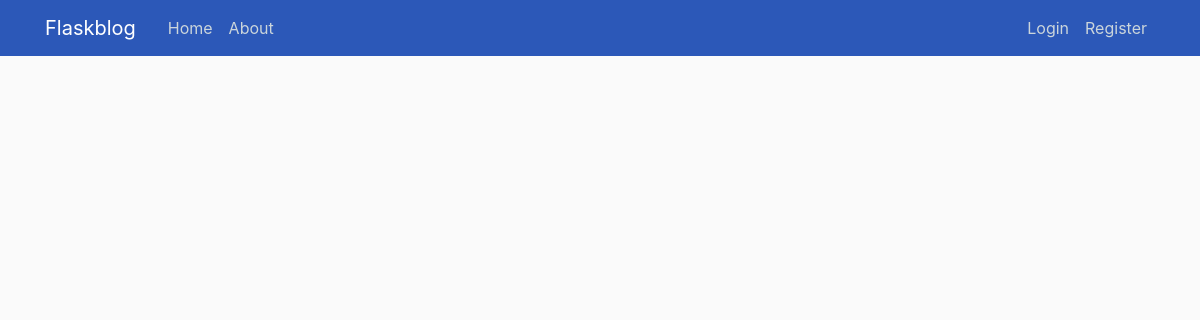
The app's page /home, older data.
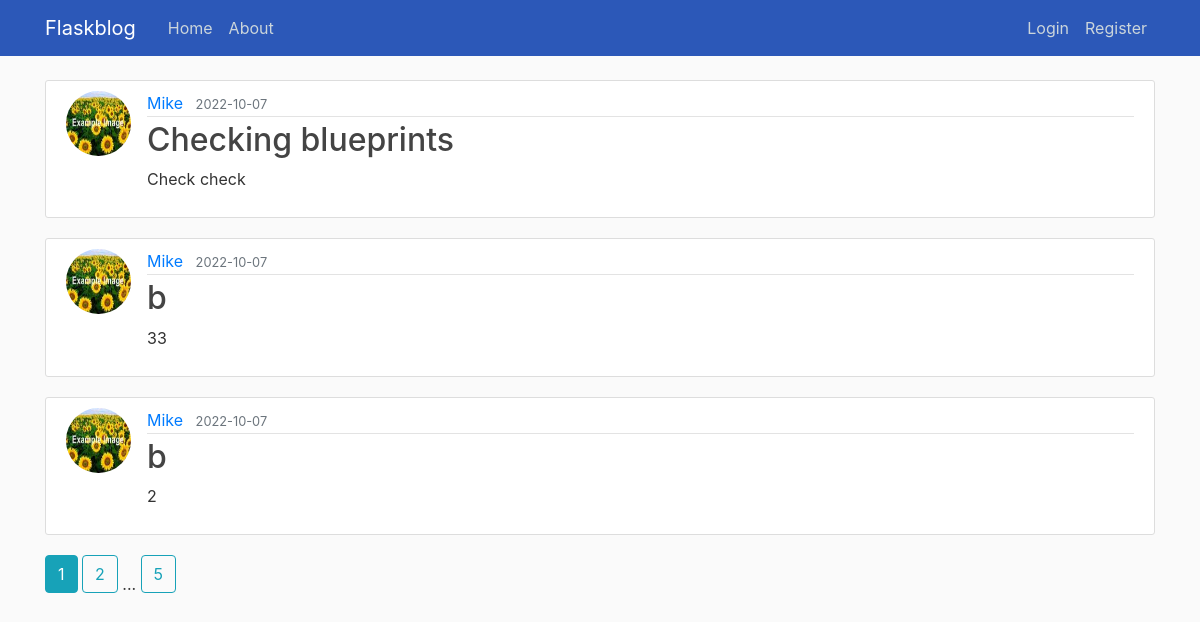
The same page, newer data.
### flaskblog/models.py (models this page shows, shortened)
class Post(db.Model):
    id = db.Column(db.Integer, primary_key=True)
    title = db.Column(db.String(100), nullable=False)
    date = db.Column(db.DateTime, nullable=False, default=datetime.utcnow)
    body = db.Column(db.Text, nullable=False)
    user_id = db.Column(db.Integer, db.ForeignKey('user.id'), nullable=False)

class User(db.Model, UserMixin):
    id = db.Column(db.Integer, primary_key=True)
    username = db.Column(db.String(20), unique=True, nullable=False)
    email = db.Column(db.String(120), unique=True, nullable=False)
    image_file = db.Column(db.String(20), nullable=False, default='default.jpg')
    password = db.Column(db.String(60), nullable=False)
    posts = db.relationship('Post', backref='author', lazy=True)

### flaskblog/main/routes.py (the view)
@bp.route("/")
@bp.route("/home")
def home():
    page = request.args.get('page', 1, type=int)
    posts = Post.query.order_by(Post.date.desc()).paginate(page=page, per_page=3)
    return render_template('home.html', posts=posts)

### flaskblog/templates/home.html
{% extends "layout.html" %}
{% block content %}
    {% for post in posts.items %}
        <article class="media content-section">
          <img class="rounded-circle article-img" src="{{ url_for('static', filename='profile_pics/' + post.author.image_file) }}">
          <div class="media-body">
            <div class="article-metadata">
              <a class="mr-2" href="{{ url_for('users.user_posts', username=post.author.username) }}">{{ post.author.username }}</a>
              <small class="text-muted">{{ post.date.strftime('%Y-%m-%d') }}</small>
            </div>
            <h2><a class="article-title" href="{{ url_for('posts.post', post_id=post.id) }}">{{ post.title }}</a></h2>
            <p class="article-content">{{ post.body }}</p>
          </div>
        </article>
    {% endfor %}
    {% for page_num in posts.iter_pages(left_edge=1, right_edge=1, left_current=1, right_current=2) %}
      {% if page_num %}
        {% if posts.page == page_num %}
          <a class="btn btn-info mb-4" href="{{ url_for('main.home', page=page_num) }}">{{ page_num }}</a>
        {% else %}
          <a class="btn btn-outline-info mb-4" href="{{ url_for('main.home', page=page_num) }}">{{ page_num }}</a>
        {% endif %}
      {% else %}
        ...
      {% endif %}
    {% endfor %}
{% endblock content %}

### flaskblog/templates/layout.html (shortened to what this page needs)
<!DOCTYPE html>
<html>
<head>
    <link rel="stylesheet" href="https://maxcdn.bootstrapcdn.com/bootstrap/4.0.0/css/bootstrap.min.css">
    <link rel="stylesheet" type="text/css" href="{{ url_for('static', filename='main.css') }}">
</head>
<body>
    <header class="site-header">
      <nav class="navbar navbar-expand-md navbar-dark bg-steel fixed-top">
        <div class="container">
          <a class="navbar-brand mr-4" href="/">Flaskblog</a>
          <div class="collapse navbar-collapse" id="navbarToggle">
            <div class="navbar-nav mr-auto">
              <a class="nav-item nav-link" href="{{ url_for('main.home') }}">Home</a>
              <a class="nav-item nav-link" href="{{ url_for('main.about') }}">About</a>
            </div>
            <div class="navbar-nav">
              {% if current_user.is_authenticated %}
                <a class="nav-item nav-link" href="{{ url_for('posts.new_post') }}">New Post</a>
                <a class="nav-item nav-link" href="{{ url_for('users.account') }}">Account</a>
                <a class="nav-item nav-link" href="{{ url_for('users.logout') }}">Logout</a>
              {% else %}
                <a class="nav-item nav-link" href="{{ url_for('users.login') }}">Login</a>
                <a class="nav-item nav-link" href="{{ url_for('users.register') }}">Register</a>
              {% endif %}
            </div>
          </div>
        </div>
      </nav>
    </header>
    <main role="main" class="container">
      <div class="row">
        <div class="col-md-12">
        {% block content %}{% endblock %}
        </div>
      </div>
    </main>
</body>
</html>

### flaskblog/static/main.css (style rules this page uses)
body { background: #fafafa; color: #333333; margin-top: 5rem; }
h1, h2, h3, h4, h5, h6 { color: #444444; }
.bg-steel { background-color: #2c58b8; }
.site-header .navbar-nav .nav-link { color: #cbd5db; }
.content-section { background: #ffffff; padding: 10px 20px; border: 1px solid #dddddd; border-radius: 3px; margin-bottom: 20px; }
.article-title { color: #444444; }
.article-content { white-space: pre-line; }
.article-img { height: 65px; width: 65px; margin-right: 16px; }
.article-metadata { padding-bottom: 1px; margin-bottom: 4px; border-bottom: 1px solid #e3e3e3 }

Row changes from the older to the newer data that the page shows:
added Post: image_file (picture), author.username "Mike", date "2022-10-07", title "Checking blueprints", body "Check check"
added Post: image_file (picture), author.username "Mike", date "2022-10-07", title "b", body "33"
added Post: image_file (picture), author.username "Mike", date "2022-10-07", title "b", body "2"
Text that changed along with them:
new list line: "1"
new list line: "2"
new list line: "5"
